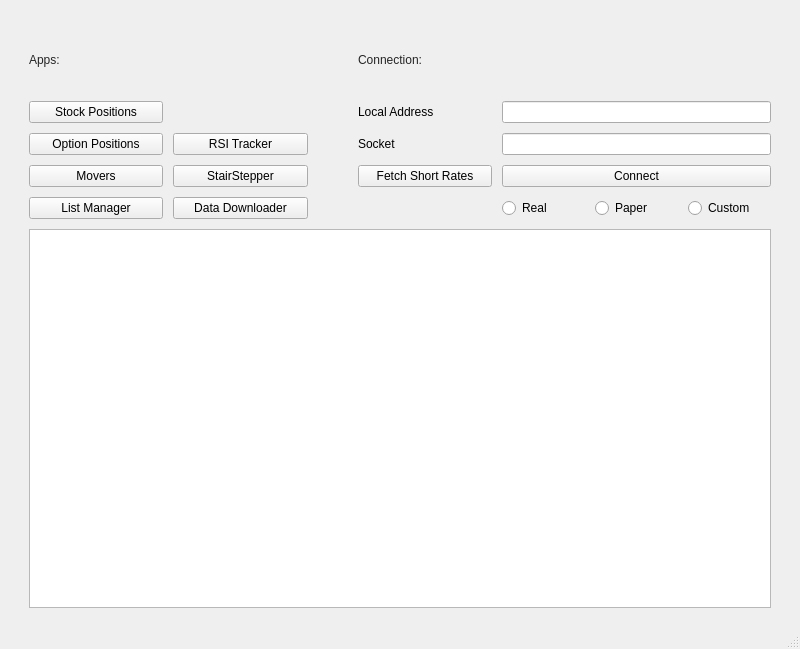
<?xml version="1.0" encoding="UTF-8"?>
<ui version="4.0">
 <class>MainWindow</class>
 <widget class="QMainWindow" name="MainWindow">
  <property name="geometry">
   <rect>
    <x>0</x>
    <y>0</y>
    <width>800</width>
    <height>649</height>
   </rect>
  </property>
  <property name="sizePolicy">
   <sizepolicy hsizetype="Expanding" vsizetype="Expanding">
    <horstretch>0</horstretch>
    <verstretch>0</verstretch>
   </sizepolicy>
  </property>
  <property name="minimumSize">
   <size>
    <width>800</width>
    <height>600</height>
   </size>
  </property>
  <property name="windowTitle">
   <string>Launch Manager</string>
  </property>
  <widget class="QWidget" name="centralwidget">
   <property name="sizePolicy">
    <sizepolicy hsizetype="Expanding" vsizetype="Expanding">
     <horstretch>0</horstretch>
     <verstretch>0</verstretch>
    </sizepolicy>
   </property>
   <property name="minimumSize">
    <size>
     <width>800</width>
     <height>600</height>
    </size>
   </property>
   <layout class="QGridLayout" name="gridLayout_2">
    <item row="0" column="0">
     <layout class="QVBoxLayout" name="verticalLayout" stretch="1,2">
      <property name="spacing">
       <number>10</number>
      </property>
      <property name="sizeConstraint">
       <enum>QLayout::SetDefaultConstraint</enum>
      </property>
      <property name="leftMargin">
       <number>20</number>
      </property>
      <property name="topMargin">
       <number>20</number>
      </property>
      <property name="rightMargin">
       <number>20</number>
      </property>
      <property name="bottomMargin">
       <number>10</number>
      </property>
      <item>
       <layout class="QGridLayout" name="gridLayout" rowstretch="1,0,0,0,0" columnstretch="1,1,0,1,0,2">
        <property name="sizeConstraint">
         <enum>QLayout::SetDefaultConstraint</enum>
        </property>
        <item row="0" column="3">
         <widget class="QLabel" name="label_2">
          <property name="palette">
           <palette>
            <active>
             <colorrole role="WindowText">
              <brush brushstyle="SolidPattern">
               <color alpha="217">
                <red>132</red>
                <green>132</green>
                <blue>132</blue>
               </color>
              </brush>
             </colorrole>
             <colorrole role="Text">
              <brush brushstyle="SolidPattern">
               <color alpha="216">
                <red>137</red>
                <green>137</green>
                <blue>137</blue>
               </color>
              </brush>
             </colorrole>
            </active>
            <inactive>
             <colorrole role="WindowText">
              <brush brushstyle="SolidPattern">
               <color alpha="216">
                <red>0</red>
                <green>0</green>
                <blue>0</blue>
               </color>
              </brush>
             </colorrole>
             <colorrole role="Text">
              <brush brushstyle="SolidPattern">
               <color alpha="216">
                <red>0</red>
                <green>0</green>
                <blue>0</blue>
               </color>
              </brush>
             </colorrole>
            </inactive>
            <disabled>
             <colorrole role="WindowText">
              <brush brushstyle="SolidPattern">
               <color alpha="63">
                <red>0</red>
                <green>0</green>
                <blue>0</blue>
               </color>
              </brush>
             </colorrole>
             <colorrole role="Text">
              <brush brushstyle="SolidPattern">
               <color alpha="63">
                <red>0</red>
                <green>0</green>
                <blue>0</blue>
               </color>
              </brush>
             </colorrole>
            </disabled>
           </palette>
          </property>
          <property name="text">
           <string>Connection:</string>
          </property>
         </widget>
        </item>
        <item row="2" column="5">
         <widget class="QLineEdit" name="socket_line">
          <property name="sizePolicy">
           <sizepolicy hsizetype="Expanding" vsizetype="Preferred">
            <horstretch>0</horstretch>
            <verstretch>0</verstretch>
           </sizepolicy>
          </property>
          <property name="alignment">
           <set>Qt::AlignRight|Qt::AlignTrailing|Qt::AlignVCenter</set>
          </property>
         </widget>
        </item>
        <item row="1" column="2">
         <spacer name="horizontalSpacer_2">
          <property name="orientation">
           <enum>Qt::Horizontal</enum>
          </property>
          <property name="sizeHint" stdset="0">
           <size>
            <width>40</width>
            <height>20</height>
           </size>
          </property>
         </spacer>
        </item>
        <item row="4" column="1">
         <widget class="QPushButton" name="open_downloader">
          <property name="text">
           <string>Data Downloader</string>
          </property>
          <attribute name="buttonGroup">
           <string notr="true">app_group</string>
          </attribute>
         </widget>
        </item>
        <item row="4" column="5">
         <layout class="QHBoxLayout" name="horizontalLayout">
          <item>
           <widget class="QRadioButton" name="real_button">
            <property name="sizePolicy">
             <sizepolicy hsizetype="Minimum" vsizetype="Preferred">
              <horstretch>0</horstretch>
              <verstretch>0</verstretch>
             </sizepolicy>
            </property>
            <property name="text">
             <string>Real</string>
            </property>
            <attribute name="buttonGroup">
             <string notr="true">trading_type_group</string>
            </attribute>
           </widget>
          </item>
          <item>
           <widget class="QRadioButton" name="paper_button">
            <property name="sizePolicy">
             <sizepolicy hsizetype="Minimum" vsizetype="Preferred">
              <horstretch>0</horstretch>
              <verstretch>0</verstretch>
             </sizepolicy>
            </property>
            <property name="text">
             <string>Paper</string>
            </property>
            <attribute name="buttonGroup">
             <string notr="true">trading_type_group</string>
            </attribute>
           </widget>
          </item>
          <item>
           <widget class="QRadioButton" name="custom_button">
            <property name="sizePolicy">
             <sizepolicy hsizetype="Minimum" vsizetype="Preferred">
              <horstretch>0</horstretch>
              <verstretch>0</verstretch>
             </sizepolicy>
            </property>
            <property name="text">
             <string>Custom</string>
            </property>
            <attribute name="buttonGroup">
             <string notr="true">trading_type_group</string>
            </attribute>
           </widget>
          </item>
         </layout>
        </item>
        <item row="0" column="0">
         <widget class="QLabel" name="label">
          <property name="palette">
           <palette>
            <active>
             <colorrole role="WindowText">
              <brush brushstyle="SolidPattern">
               <color alpha="217">
                <red>132</red>
                <green>132</green>
                <blue>132</blue>
               </color>
              </brush>
             </colorrole>
             <colorrole role="Text">
              <brush brushstyle="SolidPattern">
               <color alpha="216">
                <red>137</red>
                <green>137</green>
                <blue>137</blue>
               </color>
              </brush>
             </colorrole>
            </active>
            <inactive>
             <colorrole role="WindowText">
              <brush brushstyle="SolidPattern">
               <color alpha="216">
                <red>0</red>
                <green>0</green>
                <blue>0</blue>
               </color>
              </brush>
             </colorrole>
             <colorrole role="Text">
              <brush brushstyle="SolidPattern">
               <color alpha="216">
                <red>0</red>
                <green>0</green>
                <blue>0</blue>
               </color>
              </brush>
             </colorrole>
            </inactive>
            <disabled>
             <colorrole role="WindowText">
              <brush brushstyle="SolidPattern">
               <color alpha="63">
                <red>0</red>
                <green>0</green>
                <blue>0</blue>
               </color>
              </brush>
             </colorrole>
             <colorrole role="Text">
              <brush brushstyle="SolidPattern">
               <color alpha="63">
                <red>0</red>
                <green>0</green>
                <blue>0</blue>
               </color>
              </brush>
             </colorrole>
            </disabled>
           </palette>
          </property>
          <property name="text">
           <string>Apps:</string>
          </property>
         </widget>
        </item>
        <item row="1" column="0">
         <widget class="QPushButton" name="open_stocks">
          <property name="sizePolicy">
           <sizepolicy hsizetype="Minimum" vsizetype="MinimumExpanding">
            <horstretch>0</horstretch>
            <verstretch>0</verstretch>
           </sizepolicy>
          </property>
          <property name="text">
           <string>Stock Positions</string>
          </property>
          <attribute name="buttonGroup">
           <string notr="true">app_group</string>
          </attribute>
         </widget>
        </item>
        <item row="2" column="0">
         <widget class="QPushButton" name="open_options">
          <property name="sizePolicy">
           <sizepolicy hsizetype="Minimum" vsizetype="Preferred">
            <horstretch>0</horstretch>
            <verstretch>0</verstretch>
           </sizepolicy>
          </property>
          <property name="text">
           <string>Option Positions</string>
          </property>
          <attribute name="buttonGroup">
           <string notr="true">app_group</string>
          </attribute>
         </widget>
        </item>
        <item row="3" column="0">
         <widget class="QPushButton" name="open_movers">
          <property name="sizePolicy">
           <sizepolicy hsizetype="Minimum" vsizetype="Preferred">
            <horstretch>0</horstretch>
            <verstretch>0</verstretch>
           </sizepolicy>
          </property>
          <property name="text">
           <string>Movers</string>
          </property>
          <attribute name="buttonGroup">
           <string notr="true">app_group</string>
          </attribute>
         </widget>
        </item>
        <item row="1" column="3">
         <widget class="QLabel" name="address_label">
          <property name="text">
           <string>Local Address</string>
          </property>
         </widget>
        </item>
        <item row="4" column="0">
         <widget class="QPushButton" name="open_symbol">
          <property name="sizePolicy">
           <sizepolicy hsizetype="Minimum" vsizetype="Preferred">
            <horstretch>0</horstretch>
            <verstretch>0</verstretch>
           </sizepolicy>
          </property>
          <property name="text">
           <string>List Manager</string>
          </property>
          <attribute name="buttonGroup">
           <string notr="true">app_group</string>
          </attribute>
         </widget>
        </item>
        <item row="2" column="3">
         <widget class="QLabel" name="socket_label">
          <property name="text">
           <string>Socket</string>
          </property>
         </widget>
        </item>
        <item row="1" column="5">
         <widget class="QLineEdit" name="address_line">
          <property name="sizePolicy">
           <sizepolicy hsizetype="Expanding" vsizetype="Preferred">
            <horstretch>0</horstretch>
            <verstretch>0</verstretch>
           </sizepolicy>
          </property>
          <property name="inputMethodHints">
           <set>Qt::ImhUppercaseOnly</set>
          </property>
          <property name="alignment">
           <set>Qt::AlignRight|Qt::AlignTrailing|Qt::AlignVCenter</set>
          </property>
          <property name="clearButtonEnabled">
           <bool>true</bool>
          </property>
         </widget>
        </item>
        <item row="3" column="5">
         <widget class="QPushButton" name="connect_button">
          <property name="sizePolicy">
           <sizepolicy hsizetype="Minimum" vsizetype="Preferred">
            <horstretch>0</horstretch>
            <verstretch>0</verstretch>
           </sizepolicy>
          </property>
          <property name="text">
           <string>Connect</string>
          </property>
         </widget>
        </item>
        <item row="3" column="3">
         <widget class="QPushButton" name="fetch_rates">
          <property name="sizePolicy">
           <sizepolicy hsizetype="Minimum" vsizetype="Preferred">
            <horstretch>0</horstretch>
            <verstretch>0</verstretch>
           </sizepolicy>
          </property>
          <property name="text">
           <string>Fetch Short Rates</string>
          </property>
         </widget>
        </item>
        <item row="3" column="1">
         <widget class="QPushButton" name="open_stepper">
          <property name="text">
           <string>StairStepper</string>
          </property>
          <attribute name="buttonGroup">
           <string notr="true">app_group</string>
          </attribute>
         </widget>
        </item>
        <item row="2" column="1">
         <widget class="QPushButton" name="open_rsi_tracker">
          <property name="text">
           <string>RSI Tracker</string>
          </property>
          <attribute name="buttonGroup">
           <string notr="true">app_group</string>
          </attribute>
         </widget>
        </item>
       </layout>
      </item>
      <item>
       <widget class="QPlainTextEdit" name="log_window"/>
      </item>
     </layout>
    </item>
   </layout>
  </widget>
  <widget class="QMenuBar" name="menubar">
   <property name="geometry">
    <rect>
     <x>0</x>
     <y>0</y>
     <width>800</width>
     <height>21</height>
    </rect>
   </property>
  </widget>
  <widget class="QStatusBar" name="statusbar"/>
 </widget>
 <resources/>
 <connections/>
 <buttongroups>
  <buttongroup name="app_group"/>
  <buttongroup name="trading_type_group"/>
 </buttongroups>
</ui>
